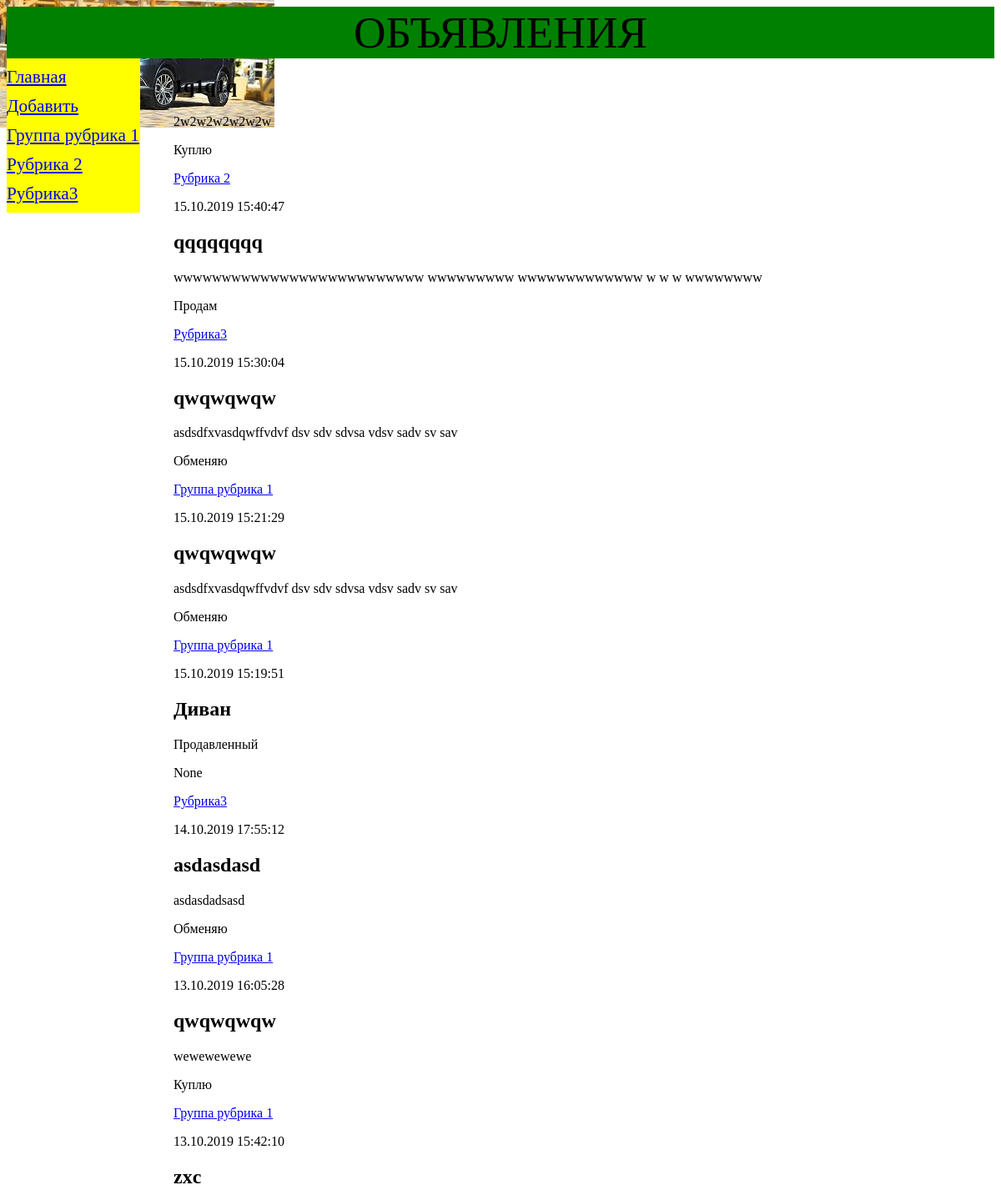
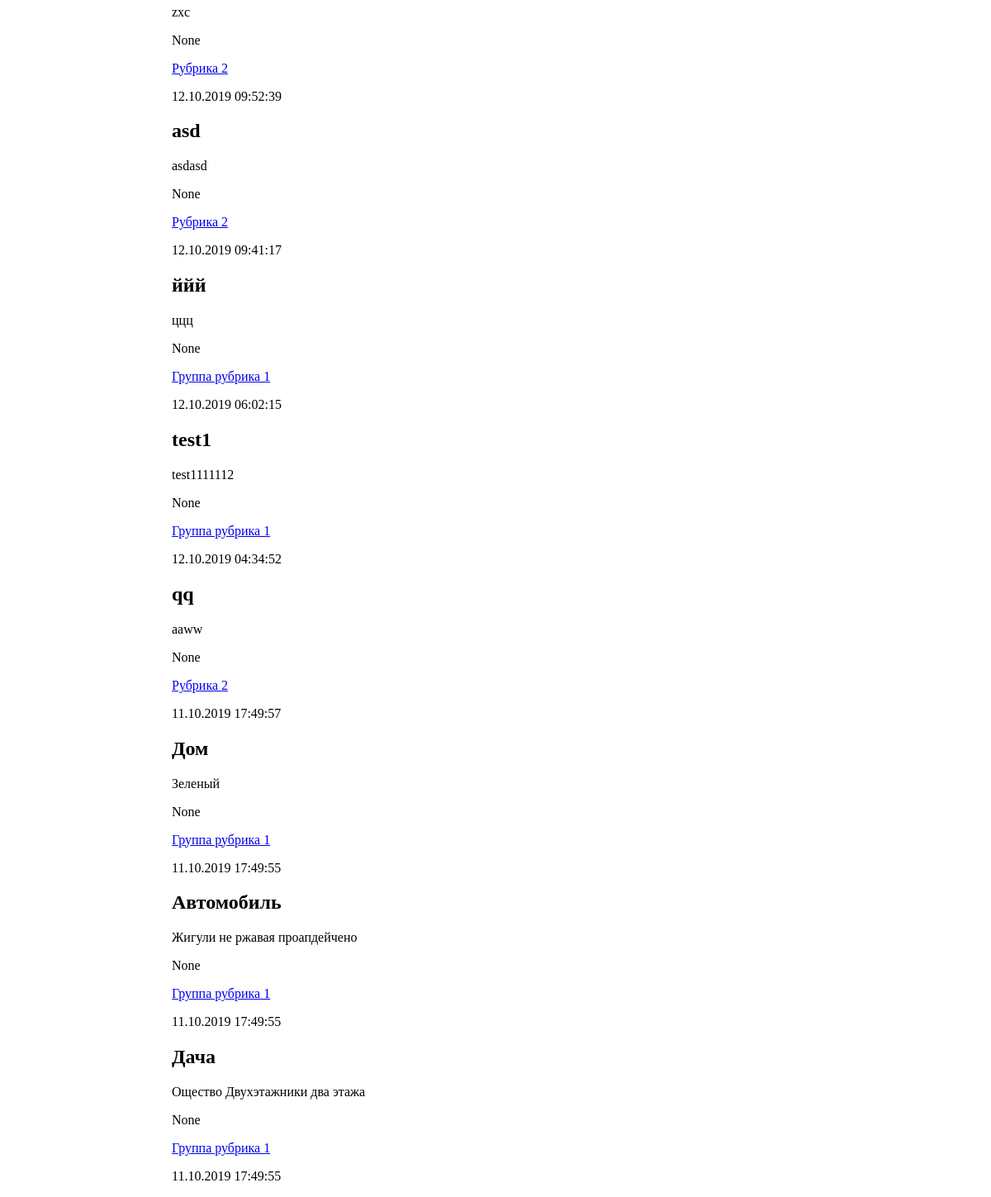
Screenshot of /bboard/index3/ with the database file from the repository (2 pictures, top to bottom).
### bboard/models.py (models this page shows, shortened)
class Rubric(models.Model):
    name = models.CharField(max_length=20, db_index=True, verbose_name='Название группы')
    class Meta:
        verbose_name_plural='Рубрики'
        verbose_name='Рубрика'
        ordering = ['name']

class Bb(models.Model):
    kinds = (('b','Куплю'),('s','Продам'),('c','Обменяю'))
    rubric = models.ForeignKey('Rubric', null=True, on_delete=models.PROTECT, verbose_name='Рубрика')
    title = models.CharField(max_length=50, verbose_name ='Товар')
    content = models.TextField(null=True, blank=True, verbose_name ='Описание')
    price = models.FloatField(null=True, blank=True, verbose_name ='Цена')
    published = models.DateTimeField(auto_now_add=True, db_index=True, verbose_name ='Дата публикации')
    kind = models.CharField(null=True, blank=True, max_length=1, choices=kinds)
    class Meta:
        verbose_name_plural='Объявления'
        verbose_name='Объявление'
        ordering = ['-published']

### bboard/views.py (the view)
# urls.py: path('index3/', index3, name='index3'),
def index3(request):
    bbs = Bb.objects.all()
    rubrics = Rubric.objects.all()
    context = {'bbs':bbs, 'rubrics':rubrics}
    template = get_template('bboard/index.html')
    return HttpResponse(template.render(context=context, request=request))

### bboard/templates/bboard/index.html
{% extends "layout/basic.html" %}
{% block content %}
{% for bb in bbs %}
<div class="b">
    <h2>{{ bb.title }}</h2>
    <p>{{ bb.content }}</p>
    <p>{{ bb.get_kind_display }}</p>
     <p><a href="/bboard/{{ bb.rubric.pk }}/">{{ bb.rubric.name }}</a></p>
    <p>{{ bb.published|date:"d.m.Y H:i:s" }}</p>
</div>
{%endfor%}
{% endblock %}

### bboard/templates/layout/basic.html (shortened to what this page needs)
{% load static %}
<!DOCTYPE html>
<html>
<head>
<link rel="stylesheet" type = "text/css" href ="{% static 'bboard/style.css' %}">
</head>
<body>
  <header>Объявления</header>
<nav>
    <a href="/bboard/">Главная</a>
    <a href="{% url 'add' %}"> Добавить</a>
    {% for rubric in rubrics %}
    <a href="{% url 'by_rubric' rubric.pk %}">{{ rubric.name }}</a>
    {%endfor%}
</nav>
<section>
    {%  block content %}
    {%  endblock %}
</section>
</body>
</html>

### bboard/static/bboard/style.css (style rules this page uses)
html { background: url(bg.jpg) no-repeat; }
header { background-color: green; font-size: 40pt; text-transform : uppercase; text-align: center; }
nav { background-color: yellow; font-size: 16pt; width: 160px; float: left; }
nav a { display: block; margin: 10px 0px; }
section { margin-left: 200px; }

### rows the page displays
Rubric: name "Группа рубрика 1"
Rubric: name "Рубрика 2"
Rubric: name "Рубрика3"
Bb: title "1q1q1q", content "2w2w2w2w2w2w", kind "Куплю", rubric.name "Рубрика 2", published "15.10.2019 15:40:47"
Bb: title "qqqqqqqq", content "wwwwwwwwwwwwwwwwwwwwwwwwww wwwwwwwww wwwwwwwwwwwww w w w wwwwwwww", kind "Продам", rubric.name "Рубрика3", published "15.10.2019 15:30:04"
Bb: title "qwqwqwqw", content "asdsdfxvasdqwffvdvf dsv sdv sdvsa vdsv sadv sv sav", kind "Обменяю", rubric.name "Группа рубрика 1", published "15.10.2019 15:21:29"
Bb: title "qwqwqwqw", content "asdsdfxvasdqwffvdvf dsv sdv sdvsa vdsv sadv sv sav", kind "Обменяю", rubric.name "Группа рубрика 1", published "15.10.2019 15:19:51"
Bb: title "Диван", content "Продавленный", kind "None", rubric.name "Рубрика3", published "14.10.2019 17:55:12"
Bb: title "asdasdasd", content "asdasdadsasd", kind "Обменяю", rubric.name "Группа рубрика 1", published "13.10.2019 16:05:28"
Bb: title "qwqwqwqw", content "wewewewewe", kind "Куплю", rubric.name "Группа рубрика 1", published "13.10.2019 15:42:10"
Bb: title "zxc", content "zxc", kind "None", rubric.name "Рубрика 2", published "12.10.2019 09:52:39"
Bb: title "asd", content "asdasd", kind "None", rubric.name "Рубрика 2", published "12.10.2019 09:41:17"
Bb: title "ййй", content "ццц", kind "None", rubric.name "Группа рубрика 1", published "12.10.2019 06:02:15"
Bb: title "test1", content "test1111112", kind "None", rubric.name "Группа рубрика 1", published "12.10.2019 04:34:52"
Bb: title "qq", content "aaww", kind "None", rubric.name "Рубрика 2", published "11.10.2019 17:49:57"
Bb: title "Дом", content "Зеленый", kind "None", rubric.name "Группа рубрика 1", published "11.10.2019 17:49:55"
Bb: title "Автомобиль", content "Жигули не ржавая проапдейчено", kind "None", rubric.name "Группа рубрика 1", published "11.10.2019 17:49:55"
Bb: title "Дача", content "Ощество Двухэтажники два этажа", kind "None", rubric.name "Группа рубрика 1", published "11.10.2019 17:49:55"
